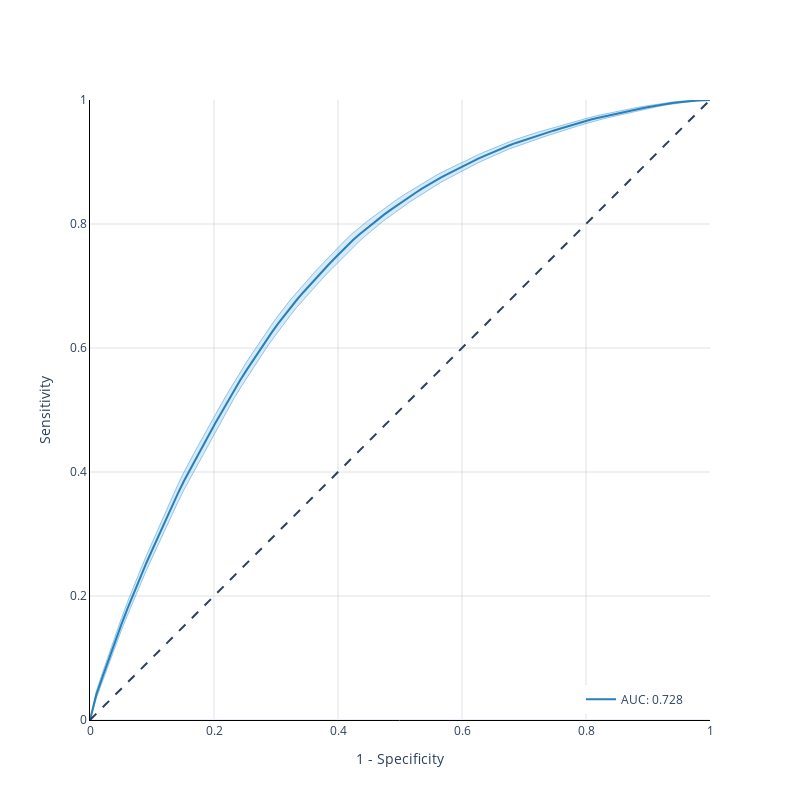

The notebook cell saved with this chart:
### Code cell
kind = 'val'
c_fill      = 'rgba(52, 152, 219, 0.2)'
c_line      = 'rgba(52, 152, 219, 0.5)'
c_line_main = 'rgba(41, 128, 185, 1.0)'
c_grid      = 'rgba(189, 195, 199, 0.5)'
c_annot     = 'rgba(149, 165, 166, 0.5)'
c_highlight = 'rgba(192, 57, 43, 1.0)'
fpr_mean    = np.linspace(0, 1, 100)
interp_tprs = []
for i in range(100):
    fpr           = results[kind]['fpr'][i]
    tpr           = results[kind]['tpr'][i]
    interp_tpr    = np.interp(fpr_mean, fpr, tpr)
    interp_tpr[0] = 0.0
    interp_tprs.append(interp_tpr)
tpr_mean     = np.mean(interp_tprs, axis=0)
tpr_mean[-1] = 1.0
tpr_std      = 2*np.std(interp_tprs, axis=0)
tpr_upper    = np.clip(tpr_mean+tpr_std, 0, 1)
tpr_lower    = tpr_mean-tpr_std
auc          = np.mean(results[kind]['auc'])
fig = go.Figure([
    go.Scatter(
        x          = fpr_mean,
        y          = tpr_upper,
        line       = dict(color=c_line, width=1),
        hoverinfo  = "skip",
        showlegend = False,
        name       = 'upper'),
    go.Scatter(
        x          = fpr_mean,
        y          = tpr_lower,
        fill       = 'tonexty',
        fillcolor  = c_fill,
        line       = dict(color=c_line, width=1),
        hoverinfo  = "skip",
        showlegend = False,
        name       = 'lower'),
    go.Scatter(
        x          = fpr_mean,
        y          = tpr_mean,
        line       = dict(color=c_line_main, width=2),
        hoverinfo  = "skip",
        showlegend = True,
        name       = f'AUC: {auc:.3f}')
])
fig.add_shape(
    type ='line', 
    line =dict(dash='dash'),
    x0=0, x1=1, y0=0, y1=1
)
fig.update_layout(
    template    = 'plotly_white', 
    title_x     = 0.5,
    xaxis_title = "1 - Specificity",
    yaxis_title = "Sensitivity",
    width       = 800,
    height      = 800,
    legend      = dict(
        yanchor="bottom", 
        xanchor="right", 
        x=0.95,
        y=0.01,
    )
)
fig.update_yaxes(
    range       = [0, 1],
    gridcolor   = c_grid,
    scaleanchor = "x", 
    scaleratio  = 1,
    linecolor   = 'black')
fig.update_xaxes(
    range       = [0, 1],
    gridcolor   = c_grid,
    constrain   = 'domain',
    linecolor   = 'black')
